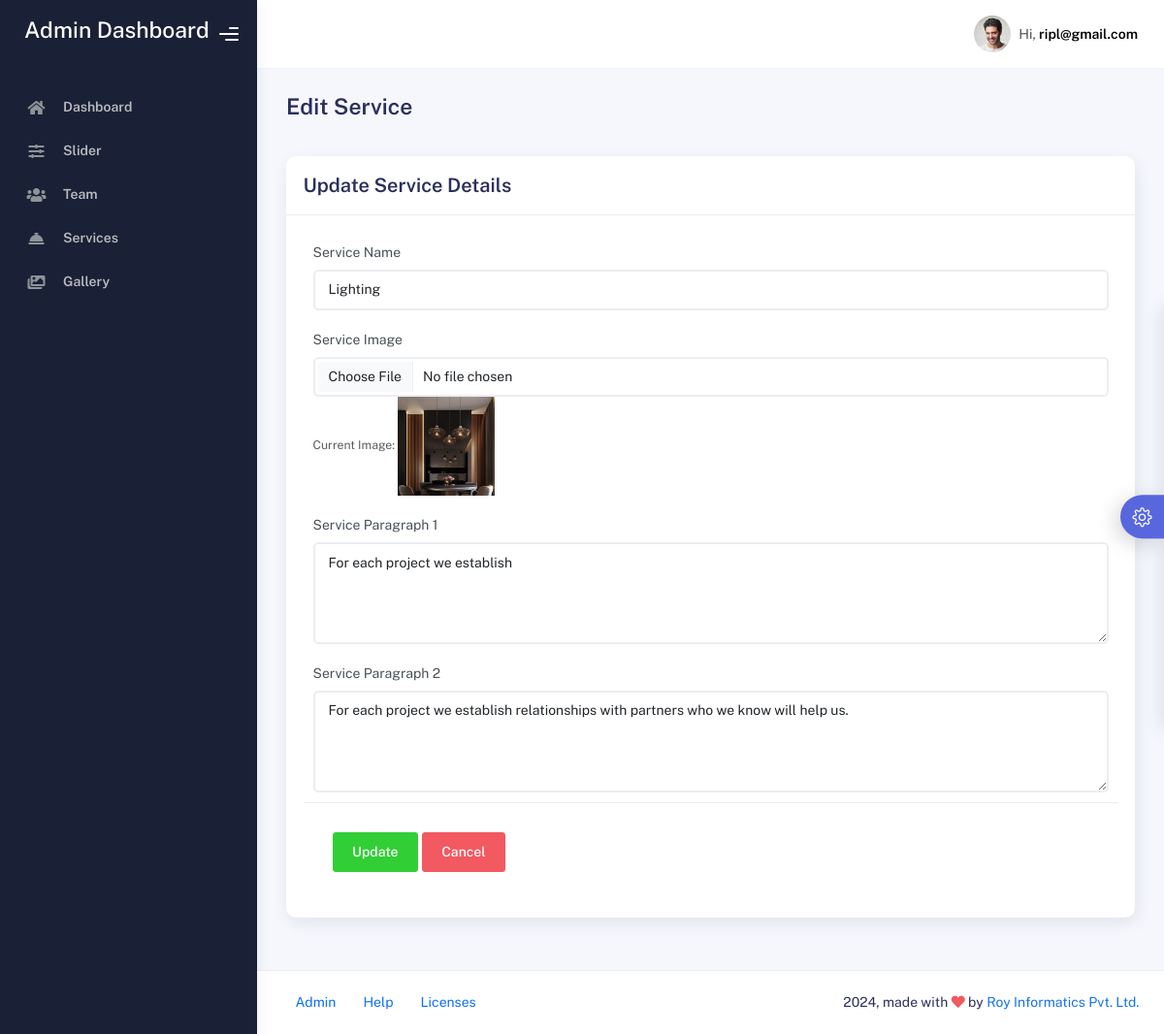
Screenshot of /admin/edit_service.php?id=4 (signed in) with the database file from the repository.
### tables this page shows
CREATE TABLE `services` (
  `id` int(11) NOT NULL,
  `name` varchar(255) NOT NULL,
  `image_path` varchar(255) NOT NULL,
  `para1` text NOT NULL,
  `para2` text NOT NULL
);

### admin/edit_service.php (the view, shortened to what this page needs)
<?php
include('includes/header.php');
$id = intval($_GET['id']);
$sql = "SELECT * FROM services WHERE id = ?";
$stmt = $conn->prepare($sql);
$stmt->bind_param('i', $id);
$stmt->execute();
$result = $stmt->get_result();
if ($result->num_rows > 0) {
    $service = $result->fetch_assoc();
} else {
    die("Service not found.");
}
?>
<div class="container">
  <div class="page-inner">
    <div class="page-header">
      <h3 class="fw-bold mb-3">Edit Service</h3>
    </div>
    <div class="row">
      <div class="col-md-12">
        <div class="card">
          <div class="card-header">
            <div class="card-title">Update Service Details</div>
          </div>
          <div class="card-body">
            <form action="" method="post" enctype="multipart/form-data">
              <div class="form-group">
                <label for="name">Service Name</label>
                <input
                  type="text"
                  class="form-control"
                  id="name"
                  name="name"
                  value="<?php echo htmlspecialchars($service['name']); ?>"
                  placeholder="Enter Service Name"
                  required
                />
              </div>
              <div class="form-group">
                <label for="image">Service Image</label>
                <input
                  type="file"
                  class="form-control"
                  id="image"
                  name="image"
                  accept="image/*"
                />
                <?php if ($service['image_path']): ?>
                  <small class="form-text text-muted">
                    Current Image: <img src="<?php echo htmlspecialchars($service['image_path']); ?>" alt="Service Image" style="width:100px;">
                  </small>
                <?php endif; ?>
              </div>
              <div class="form-group">
                <label for="para1">Service Paragraph 1</label>
                <textarea
                  class="form-control"
                  id="para1"
                  name="para1"
                  rows="4"
                  placeholder="Enter Service Paragraph 1"
                  required
                ><?php echo htmlspecialchars($service['para1']); ?></textarea>
              </div>
              <div class="form-group">
                <label for="para2">Service Paragraph 2</label>
                <textarea
                  class="form-control"
                  id="para2"
                  name="para2"
                  rows="4"
                  placeholder="Enter Service Paragraph 2"
                  required
                ><?php echo htmlspecialchars($service['para2']); ?></textarea>
              </div>
              <div class="card-action">
                <button type="submit" class="btn btn-success">Update</button>
                <a href="ad_services.php" class="btn btn-danger">Cancel</a>
              </div>
            </form>
          </div>
        </div>
      </div>
    </div>
  </div>
</div>
<?php include('includes/footer.php'); ?>

### rows the page displays
services: name "Lighting", image_path (picture), para1 "For each project we establish", para2 "For each project we establish relationships with partners who we know will help us."

### other values shown
$email "ripl@gmail.com"
